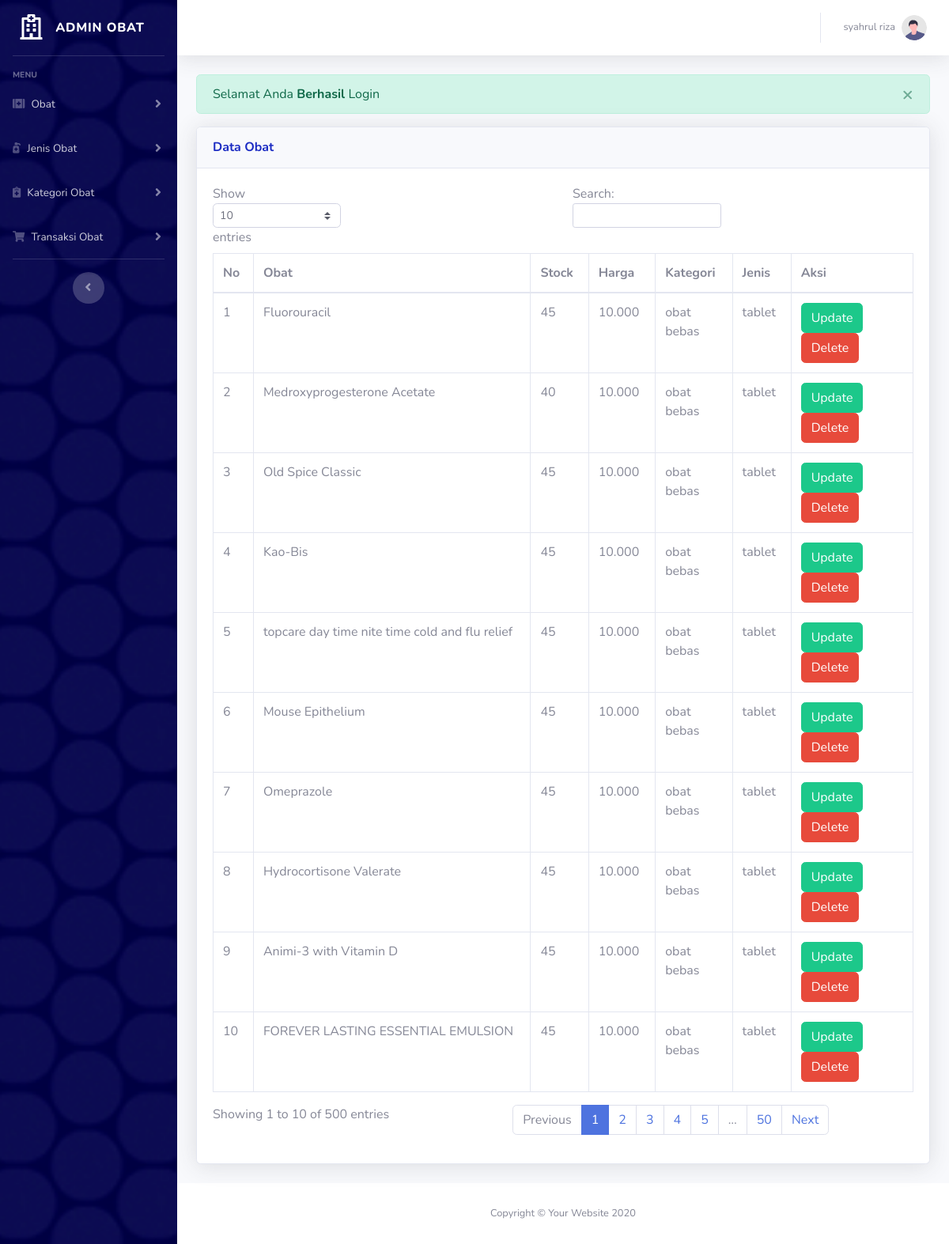
Page /index.php?page=obat&aksi=view (signed in) on the committed database.
### tables this page shows
CREATE TABLE `obat` (
  `id_obat` int(11) NOT NULL,
  `id_jenis` int(11) DEFAULT NULL,
  `id_kategori` int(11) DEFAULT NULL,
  `nama_obat` varchar(50) DEFAULT NULL,
  `harga` int(11) DEFAULT NULL,
  `stock` int(11) DEFAULT NULL
);

CREATE TABLE `kategori` (
  `id_kategori` int(11) NOT NULL,
  `kategori_obat` varchar(50) NOT NULL
);

CREATE TABLE `jenis` (
  `id_jenis` int(11) NOT NULL,
  `jenis_obat` varchar(50) NOT NULL
);

### Controller/obatController.php (called while the page is built, shortened)
<?php
class obatController
{
    private $model;
    public function __construct()
    {
        $this->model = new obatModel();
    }
    public function index()
    {
        $data = $this->model->get();
        extract($data);
        require_once('view/obat/index.php');
    }
}

### koneksi.php (called while the page is built)
<?php
function koneksi()
{
    $db_host = "localhost";
    $db_user = "root";
    $db_password = "";
    $db_database = "db_pendaftaranpasien";
    try {
        return new mysqli($db_host, $db_user, $db_password, $db_database);
    } catch (Exception $e) {
        echo "Terjadi kesalahan koneksi database";
    }
}

### Model/obatModel.php (called while the page is built, shortened)
<?php
class obatModel
{
    public function get()
    {
        $sql = "SELECT obat.id_obat as id, obat.nama_obat as obat, obat.harga as harga, obat.stock as stock, jenis.jenis_obat as jenis,
        kategori.kategori_obat as kategori FROM obat
        JOIN jenis ON obat.id_jenis = jenis.id_jenis
        JOIN kategori ON obat.id_kategori = kategori.id_kategori";
        $query = koneksi()->query($sql);
        $hasil = [];
        while ($data = $query->fetch_assoc()) {
            $hasil[] = $data;
        }
        return $hasil;
    }
}

### view/obat/index.php (the view, shortened to what this page needs)
<!DOCTYPE html>
<html lang="en">
<head>
    <link href="vendor/fontawesome-free/css/all.min.css" rel="stylesheet" type="text/css">
    <link href="css/sb-admin-2.min.css" rel="stylesheet">
</head>
<body>
    <?php if ($_SESSION['pesan'] == 'berhasil') : ?>
        <div class="alert alert-success alert-dismissible fade show" role="alert">
            Selamat Anda <strong>Berhasil</strong> Login
            <button type="button" class="close" data-dismiss="alert" aria-label="Close">
                <span aria-hidden="true">&times;</span>
            </button>
        </div>
    <?php endif; ?>
    <div class="card shadow mb-4">
        <div class="card-header py-3">
            <h6 class="m-0 font-weight-bold text-dark-blue">Data Obat</h6>
        </div>
        <div class="card-body">
            <div class="table-responsive">
                <table class="table table-bordered" id="dataTable" width="100%" cellspacing="0">
                    <thead>
                        <tr>
                            <th>No</th>
                            <th>Obat</th>
                            <th>Stock</th>
                            <th>Harga</th>
                            <th>Kategori</th>
                            <th>Jenis</th>
                            <th>Aksi</th>
                        </tr>
                    </thead>
                    <tbody>
                        <?php $no = 1;
                        foreach ($data as $row) : ?>
                            <tr>
                                <td><?= $no++ ?></td>
                                <td><?= $row['obat'] ?></td>
                                <td><?= $row['stock'] ?></td>
                                <td><?= number_format($row['harga'], 0, ',', '.') ?></td>
                                <td><?= $row['kategori'] ?></td>
                                <td><?= $row['jenis'] ?></td>
                                <td>
                                    <a href="index.php?page=obat&aksi=update&id=<?= $row['id'] ?>" class="btn btn-success">Update</a>
                                    <a href="index.php?page=obat&aksi=delete&id=<?= $row['id'] ?>" class="btn btn-danger">Delete</a>
                                </td>
                            </tr>
                        <?php endforeach; ?>
                    </tbody>
                </table>
            </div>
        </div>
    </div>
</body>

### css/style.css (style rules this page uses)
:root { --primary-color: #0E1A89; --button-color: #1C2CC3; --text-color: #1C2CC3; }
.text-dark-blue { color: var(--text-color); }

### rows in the picture
obat: nama_obat "Fluorouracil", stock "45", harga "10.000", id_kategori.kategori_obat "obat bebas", id_jenis.jenis_obat "tablet"
obat: nama_obat "Medroxyprogesterone Acetate", stock "40", harga "10.000", id_kategori.kategori_obat "obat bebas", id_jenis.jenis_obat "tablet"
obat: nama_obat "Old Spice Classic", stock "45", harga "10.000", id_kategori.kategori_obat "obat bebas", id_jenis.jenis_obat "tablet"
obat: nama_obat "Kao-Bis", stock "45", harga "10.000", id_kategori.kategori_obat "obat bebas", id_jenis.jenis_obat "tablet"
obat: nama_obat "topcare day time nite time cold and flu relief", stock "45", harga "10.000", id_kategori.kategori_obat "obat bebas", id_jenis.jenis_obat "tablet"
obat: nama_obat "Mouse Epithelium", stock "45", harga "10.000", id_kategori.kategori_obat "obat bebas", id_jenis.jenis_obat "tablet"
obat: nama_obat "Omeprazole", stock "45", harga "10.000", id_kategori.kategori_obat "obat bebas", id_jenis.jenis_obat "tablet"
obat: nama_obat "Hydrocortisone Valerate", stock "45", harga "10.000", id_kategori.kategori_obat "obat bebas", id_jenis.jenis_obat "tablet"
obat: nama_obat "Animi-3 with Vitamin D", stock "45", harga "10.000", id_kategori.kategori_obat "obat bebas", id_jenis.jenis_obat "tablet"
obat: nama_obat "FOREVER LASTING ESSENTIAL EMULSION", stock "45", harga "10.000", id_kategori.kategori_obat "obat bebas", id_jenis.jenis_obat "tablet"

### other values in the picture
$_SESSION['admin']['nama'] "syahrul riza"
